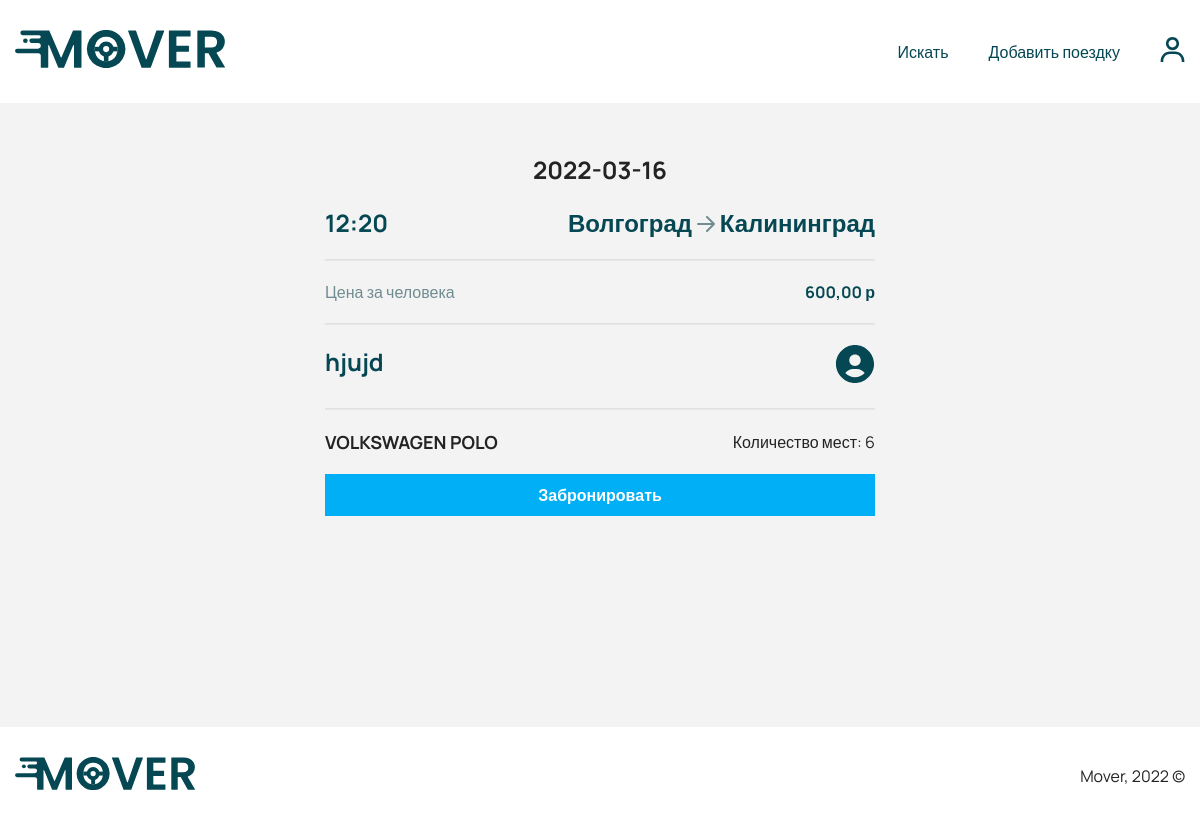
Screenshot of /trip.php?id=4 (signed in) with the database file from the repository.
### tables this page shows
CREATE TABLE `trip` (
  `id` int(11) NOT NULL,
  `from` varchar(255) DEFAULT NULL,
  `to` varchar(255) DEFAULT NULL,
  `time` varchar(255) DEFAULT NULL,
  `date` varchar(255) DEFAULT NULL,
  `price` int(11) DEFAULT '0',
  `car_seats` int(11) DEFAULT NULL,
  `car_id` int(11) DEFAULT NULL,
  `user_id` int(11) DEFAULT NULL,
  `status_id` int(11) NOT NULL DEFAULT '1',
  `created_at` timestamp NOT NULL DEFAULT CURRENT_TIMESTAMP
);

CREATE TABLE `users` (
  `id` int(11) NOT NULL,
  `email` varchar(255) DEFAULT NULL,
  `password` varchar(255) DEFAULT NULL,
  `phone` varchar(255) DEFAULT NULL,
  `first_name` varchar(255) DEFAULT NULL,
  `last_name` varchar(255) DEFAULT NULL,
  `mid_name` varchar(255) DEFAULT NULL,
  `photo_url` varchar(255) DEFAULT 'user.svg',
  `rides` int(11) DEFAULT '0',
  `rating` double DEFAULT NULL,
  `car_id` int(11) DEFAULT NULL,
  `role_id` int(11) DEFAULT '1',
  `created_at` timestamp NULL DEFAULT CURRENT_TIMESTAMP
);

CREATE TABLE `cars` (
  `id` int(11) NOT NULL,
  `name` varchar(255) DEFAULT NULL
);

### app/QueryDataBase.php (called while the page is built, shortened)
<?php
class QueryDataBase
{
    protected $link;
    private function connect(): void
    {
        try {
            $host = "localhost";
            $dbname = "mover_db";
            $username = "root";
            $password = "";
            $dsn = "mysql:host=$host;dbname=$dbname;charset=utf8;";
        } catch (PDOException $err) {
            die("Ошибка выполнения скрипта: " . $err->getMessage());
        }
    }
    public function query(string $sql)
    {
        $statement = $this->getLink()->prepare($sql);
        $statement->execute();
        return $statement;
    }
    public function getLink()
    {
        return $this->link;
    }
    public function setLink($link): QueryDataBase
    {
        $this->link = $link;
        return $this;
    }
}

### trip.php (the view, shortened to what this page needs)
<?php
require('app/QueryDataBase.php');
$database = new QueryDataBase();
if (isset($_GET)) {
    $trip = $database->query("SELECT *, trip.id AS trip_id FROM `trip` INNER JOIN `users` ON `trip`.`user_id` = `users`.`id` WHERE trip.id = " . $_GET['id'])->fetchAll(PDO::FETCH_ASSOC);
} else {
    header("Location: /search.php");
    die();
}
?>
<!doctype html>
<html lang="en">
<head>
    <?php require('app/snippets/head.php'); ?>
</head>
<body>
<?php require('app/snippets/header.php'); ?>
<section class="section section-single trip">
    <div class="container">
        <div class="section-content trip-content">
            <?php foreach ($trip as $val): ?>
                <h1 class="trip-date"><?php echo $val['date']; ?></h1>
                <div class="trip-route">
                    <h2 class="trip-title"><?php echo $val['time']; ?></h2>
                    <h2 class="trip-title"> <?php echo $val['from']; ?>
                        <img src="assets/images/icons/arrow.svg"
                             alt="arrow"> <?php echo $val['to']; ?></h2>
                </div>
                <hr>
                <div class="trip-price">
                    <p class="trip-price__desc">Цена за человека</p>
                    <p class="price"><?php echo $val['price']; ?>,00 р</p>
                </div>
                <hr>
                <div class="trip-user user">
                    <div class="user-info">
                        <h2 class="user-name"><?php echo $val['first_name']; ?></h2>
                    </div>
                    <a href="/profile.php?id=<?php echo $val['id']; ?>">
                        <img src="assets/images/avatar/<?php echo $val['photo_url']; ?>" alt="user"
                                     class="user__photo">
                    </a>
                </div>
                <hr>
                <?php $car = $database->getLink()->query("SELECT `name` FROM `cars` WHERE id = " . $val['car_id'])->fetchAll(PDO::FETCH_ASSOC)[0]; ?>
                <div class="trip-info">
                    <h2 class="trip-car"><?php echo $car['name']; ?></h2>
                    <p class="trip-seats">Количество мест: <?php echo $val['car_seats'] ?></p>
                </div>
                <?php if (isset($_SESSION['id'])): ?>
                <a href="/app/actions/createBooking.action.php?trip_id=<?php echo $val['trip_id']; ?>&user_id=<?php echo $_SESSION['id']; ?>"
                   class="button trip__button">Забронировать</a>
            <?php else: ?>
                    <a href="/login.php" class="button trip__button">Для бронирования поездки войдите в систему!</a>
            <?php endif; ?>
            <?php endforeach; ?>
        </div>
    </div>
</section>
<footer class="footer">
    <div class="container">
        <div class="footer-content">
            <div class="footer-logo">
                <img src="assets/images/icons/logo.svg" alt="logo" class="logo">
            </div>
            <p class="footer__text">Mover, 2022 &copy;</p>
        </div>
    </div>
</footer>
</body>
</html>

### assets/css/style.css (style rules this page uses)
*, *:after, *:before { margin: 0; padding: 0; -webkit-box-sizing: border-box; box-sizing: border-box; }
:root { --green-color: rgb(5, 71, 82); --blue-color: rgb(0, 175, 245); --grey-color: rgb(112, 140, 145); --text-color: #232323; --border-radius: 5px; --font-size: 16px; --font-fam: "Manrope", sans-serif; }
::placeholder { font-family: var(--font-fam); }
body { font-family: var(--font-fam); color: var(--text-color); }
a { text-decoration: none; }
.container { max-width: 1300px; margin: 0 auto; padding: 0 15px; }
.section { padding: 50px 0; background-color: #f3f3f3; }
.section-single { min-height: 78vh; }
.button { border: none; background-color: var(--blue-color); cursor: pointer; color: white; font-weight: 700; font-size: 16px; }
.price { color: var(--green-color); font-weight: 700; }
.footer-content { display: -webkit-box; display: -ms-flexbox; display: flex; -webkit-box-orient: horizontal; -webkit-box-direction: normal; -ms-flex-direction: row; flex-direction: row; -webkit-box-pack: justify; -ms-flex-pack: justify; justify-content: space-between; -webkit-box-align: center; -ms-flex-align: center; align-items: center; padding: 30px 0; }
.footer-content .logo { width: 60%; }
.trip hr { border-color: #00000012; }
.trip-route { display: -webkit-box; display: -ms-flexbox; display: flex; -webkit-box-orient: horizontal; -webkit-box-direction: normal; -ms-flex-direction: row; flex-direction: row; -webkit-box-pack: justify; -ms-flex-pack: justify; justify-content: space-between; -webkit-box-align: center; -ms-flex-align: center; align-items: center; }
.trip-title { color: var(--green-color); }
.trip-content { display: -webkit-box; display: -ms-flexbox; display: flex; -webkit-box-orient: vertical; -webkit-box-direction: normal; -ms-flex-direction: column; flex-direction: column; max-width: 550px; margin: 0 auto; gap: 20px; }
.trip-date { text-align: center; }
.trip-user { display: -webkit-box; display: -ms-flexbox; display: flex; -webkit-box-orient: horizontal; -webkit-box-direction: normal; -ms-flex-direction: row; flex-direction: row; -webkit-box-pack: justify; -ms-flex-pack: justify; justify-content: space-between; }
.trip .user__photo { width: 40px; }
.trip .user-name { color: var(--green-color); }
.trip__button { padding: 10px; text-align: center; }
.trip-price { display: -webkit-box; display: -ms-flexbox; display: flex; -webkit-box-orient: horizontal; -webkit-box-direction: normal; -ms-flex-direction: row; flex-direction: row; -webkit-box-pack: justify; -ms-flex-pack: justify; justify-content: space-between; }
.trip-price__desc { color: var(--grey-color); }
.trip-info { display: -webkit-box; display: -ms-flexbox; display: flex; -webkit-box-orient: horizontal; -webkit-box-direction: normal; -ms-flex-direction: row; flex-direction: row; -webkit-box-pack: justify; -ms-flex-pack: justify; justify-content: space-between; -webkit-box-align: center; -ms-flex-align: center; align-items: center; }
.trip-car { font-size: 18px; }

### rows the page displays
trip: date "2022-03-16", time "12:20", from "Волгоград", to "Калининград", price "600", user.first_name "hjujd", user.photo_url (placeholder picture), cars.name "VOLKSWAGEN POLO", car_seats "6"
